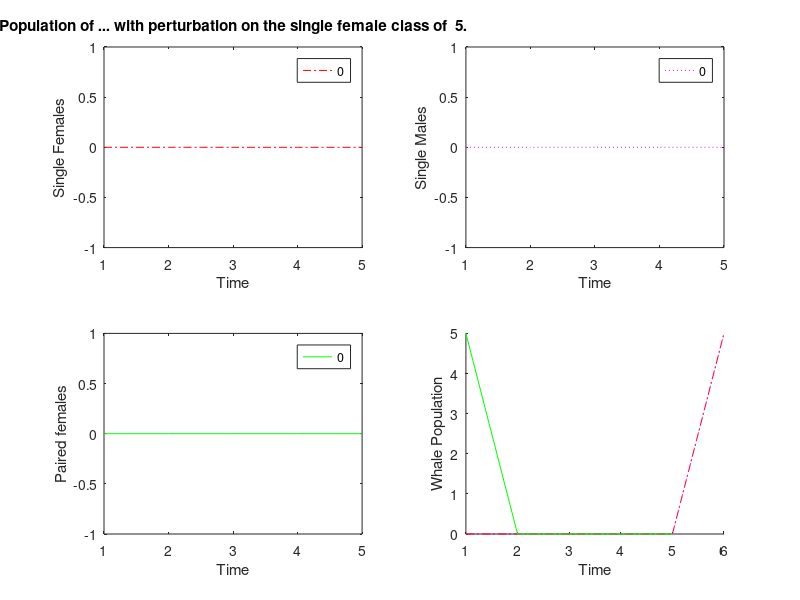
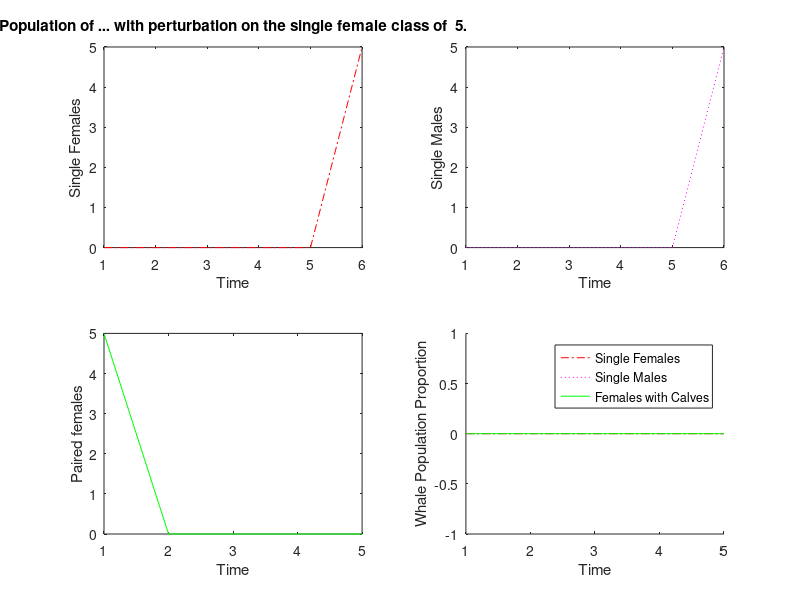

Write MATLAB code to recreate these figures, in order.
%Whale Group at MTBI
%created by Ivan E. Cao-Berg

%This function creates a population proportion plot for each cycle and another plot of population sizes of those cycles
function whaleosc2( epsilon, muj, mux, muy, px0, x0, y0, k )

if nargin == 0
    option = input( 'Do you want to work with fin whales (1), with right whales (2) or another whale (3)? : ' )
    if option == 1
         betax = 0.5;
         betay = 0.5;
         mux = 0.955;
         muy = 0.965;
         muj = 0.96;
    end
    if option == 2
         betax = 0.5;
         betay = 0.5;
         mux = 0.925;
         muy = 0.94;
         muj = 0.957;
    end
    if option == 3
         betax = input( 'Please input a value for betax :' );
         betay = input( 'Please input a value for betay :' );
         mux = input( 'Please input a value for mux :' );
         muy = input( 'Please input a value for muy :' );
         muj = input( 'Please input a value for muj :' );
    end
%Number of iterations = numbers of generations
c = input('For how many generations do you want to run the simulation? :')
end

%Zero matrixes for reserving space in memory
x = zeros(1,c);
y = zeros(1,c);
px = zeros(1,c);
time = zeros(1,c);
propx = zeros(1,c);
propy = zeros(1,c);
propp = zeros(1,c);

%Initial Conditions
epsilon = input('Please type the value for epsilon ( no noise -> epsilon = 0 ) :')
px0 = input('Please type the value for P_0 :')
x0 = input('Please type the value for x_0 :')
y0 = input('Please type the value for y_0 :')
k = input('Please type the value for the delay :' )

%Options
option = input('Do you want p(0)=p(1)=p(2)...=p(k)? Yes=1 No=0 : ')
if option == 1 
    for delay = 1 : k
    px(delay)=px0;
    end
end

if option == 0
    for delay = 2 : k
    px(delay) = input('Please type the value for px() : ');
    end
end

%Initial Conditions = First Generation
x(k+1)=x0;
y(k+1)=y0;
px(1)=px0;

%Recursion Formula
for t = 12:c %Counter for number of generations
    x(t) = x_foscsine( epsilon, betax, mux, muj, muy, x(t-1), y(t-1), px(t-1), px(t-k), k, t); 
    y(t) = y_f( betay, mux, muy, y(t-1), px(t-k) );
    px(t) = px_f( epsilon, muj, mux, muy, x(t-1), y(t-1));
    propx(t) = ppx( x(t-1), y(t-1), px(t-1));
    propy(t) = ppy( x(t-1), y(t-1), px(t-1));
    propp(t) = ppp( x(t-1), y(t-1), px(t-1));
end

%%%%%%%%%%%%%%%%%%%
% Figure Number 1 %
%%%%%%%%%%%%%%%%%%%
%Divides the plot into four subplots
%First subplot : Time vs. Proportion of Single Females
figure(1)
subplot(2,2,1)
plot(propx,'r-.')
xlabel('Time')
ylabel('Single Females')
title(['Population of ... with perturbation on the single female class of  ' num2str(epsilon) '.'])
legend([num2str(propx(c-1))])

%Second subplot : Time vs. Proportion of Single Males
subplot(2,2,2)
plot(propy,'m:')
xlabel('Time')
ylabel('Single Males')
legend([num2str(propy(c-1))])

%Third subplot : Time vs. Proportion of Paired Females
subplot(2,2,3)
plot(propp,'g-')
xlabel('Time')
ylabel('Paired females')
legend([num2str(propp(c-1))])

%Fourth subplot :  : Time vs. Whale Population Size
subplot(2,2,4)
hold on
plot(x,'r-.')
plot(y,'m:')
plot(px,'g-')
xlabel('Time')
ylabel('Whale Population')
hold off

%%%%%%%%%%%%%%%%%%%
% Figure Number 2 %
%%%%%%%%%%%%%%%%%%%
%Divides the plot into four subplots
%First subplot : Time vs. Population Size of Single Females
figure(2)
subplot(2,2,1)
plot(x,'r-.')
xlabel('Time')
ylabel('Single Females')
title(['Population of ... with perturbation on the single female class of  ' num2str(epsilon) '.'])

%Second subplot : Time vs. Population Size of Single Males
subplot(2,2,2)
plot(y,'m:')
xlabel('Time')
ylabel('Single Males')

%Third subplot : Time vs. Population Size of Paired Females
subplot(2,2,3)
plot(px,'g-')
xlabel('Time')
ylabel('Paired females')

%Fourth subplot : Time vs. Whale Population Proportion
subplot(2,2,4)
hold on
plot(propx,'r-.')
plot(propy,'m:')
plot(propp,'g-')
xlabel('Time')
ylabel('Whale Population Proportion')
legend('Single Females','Single Males','Females with Calves')
hold off